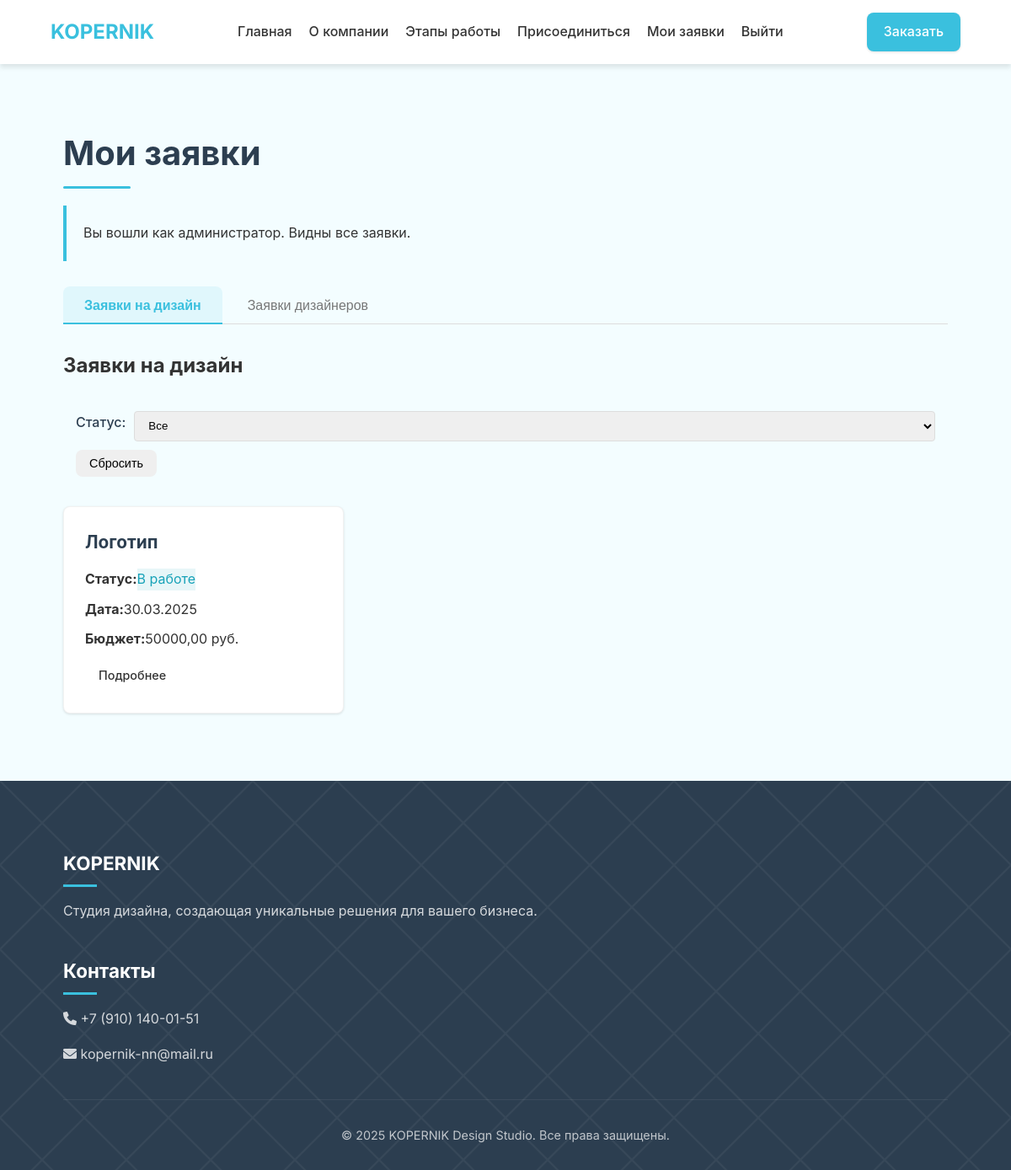
The app's page /applications/ (signed in), older data.
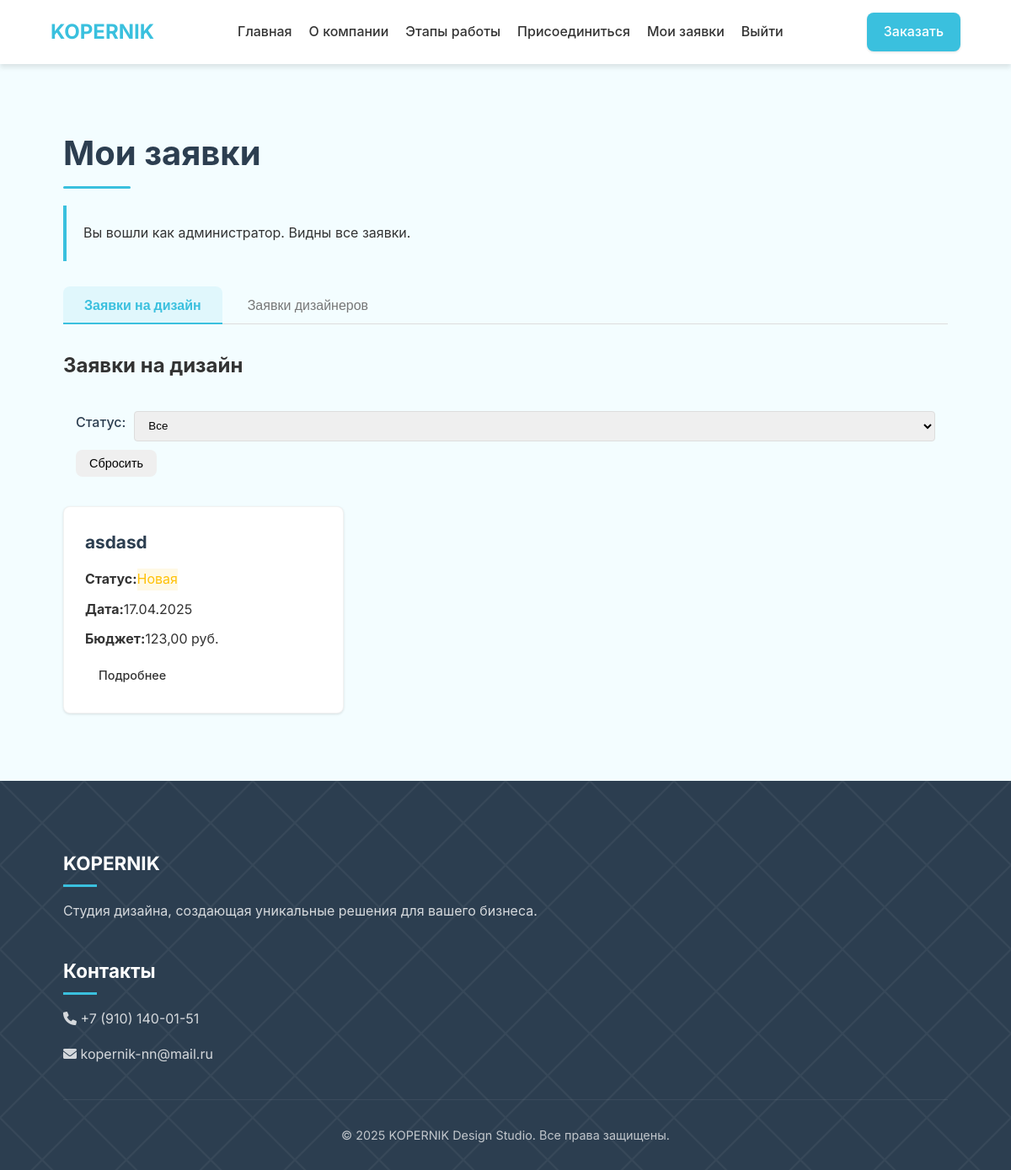
The same page, newer data.
### design_studio/models.py (models this page shows, shortened)
class ClientRequest(models.Model):
    STATUS_CHOICES = [
        ('new', 'Новая'),
        ('in_progress', 'В работе'),
        ('completed', 'Завершена'),
        ('rejected', 'Отклонена'),
    ]
    name = models.CharField(max_length=100, verbose_name='Имя')
    email = models.EmailField(verbose_name='Email')
    phone = models.CharField(max_length=20, verbose_name='Телефон')
    project_type = models.CharField(max_length=100, verbose_name='Тип проекта')
    description = models.TextField(verbose_name='Описание проекта')
    budget = models.DecimalField(max_digits=10, decimal_places=2, verbose_name='Бюджет')
    created_at = models.DateTimeField(auto_now_add=True, verbose_name='Дата создания')
    status = models.CharField(max_length=20, choices=STATUS_CHOICES, default='new', verbose_name='Статус')
    user = models.ForeignKey(User, on_delete=models.CASCADE, null=True, blank=True, verbose_name='Пользователь')
    class Meta:
        verbose_name = 'Заявка клиента'
        verbose_name_plural = 'Заявки клиентов'
        ordering = ['-created_at']

### design_studio/views.py (the view)
# urls.py: path('applications/', views.applications, name='applications'),
@login_required
def applications(request):
    selected_client_status = request.GET.get('client_status', '')
    selected_designer_status = request.GET.get('designer_status', '')
    client_requests = ClientRequest.objects.all() if request.user.is_superuser else ClientRequest.objects.filter(user=request.user)
    if selected_client_status:
        client_requests = client_requests.filter(status=selected_client_status)
    designer_applications = DesignerApplication.objects.all() if request.user.is_superuser else DesignerApplication.objects.filter(user=request.user)
    if selected_designer_status:
        designer_applications = designer_applications.filter(status=selected_designer_status)
    return render(request, 'design_studio/applications.html', {
        'client_requests': client_requests,
        'designer_applications': designer_applications,
        'client_status_choices': ClientRequest.STATUS_CHOICES,
        'designer_status_choices': DesignerApplication.STATUS_CHOICES,
        'selected_client_status': selected_client_status,
        'selected_designer_status': selected_designer_status
    })

### templates/design_studio/applications.html (shortened to what this page needs)
{% extends 'design_studio/base.html' %}
{% block content %}
<section class="applications-section">
    <div class="container">
        <h1>Мои заявки</h1>
        {% if user.is_superuser %}
        <div class="admin-notice">
            <p>Вы вошли как администратор. Видны все заявки.</p>
        </div>
        {% endif %}
        <div class="applications-tabs">
            <button class="tab-btn active" onclick="openTab(event, 'client')">Заявки на дизайн</button>
            <button class="tab-btn" onclick="openTab(event, 'designer')">Заявки дизайнеров</button>
        </div>
        <div id="client-tab" class="tab-content" style="display: block;">
            <h2>Заявки на дизайн</h2>
            <div class="filter-container">
                <form method="get" id="client-filter">
                    <div class="filter-group">
                        <label for="client_status">Статус:</label>
                        <select name="client_status" id="client_status" onchange="this.form.submit()">
                            <option value="">Все</option>
                        </select>
                    </div>
                    <button type="button" class="btn btn-small" onclick="resetFilter('client')">Сбросить</button>
                </form>
            </div>
            {% if client_requests %}
            <div class="requests-grid">
                {% for request in client_requests %}
                <div class="request-card">
                    <h3>{{ request.project_type }}</h3>
                    <p><strong>Статус:</strong> <span class="status-{{ request.status }}">{{ request.get_status_display }}</span></p>
                    <p><strong>Дата:</strong> {{ request.created_at|date:"d.m.Y" }}</p>
                    <p><strong>Бюджет:</strong> {{ request.budget }} руб.</p>
                    <a href="{% url 'request_detail' request.id %}" class="btn btn-small">Подробнее</a>
                </div>
                {% endfor %}
            </div>
            {% else %}
            <p>Заявок с выбранным фильтром не найдено</p>
            {% endif %}
        </div>
    </div>
</section>
{% endblock %}

Row changes from the older to the newer data that the page shows:
removed ClientRequest: project_type "Логотип", status "В работе", created_at "30.03.2025", budget "50000,00"
added ClientRequest: project_type "asdasd", status "Новая", created_at "17.04.2025", budget "123,00"
